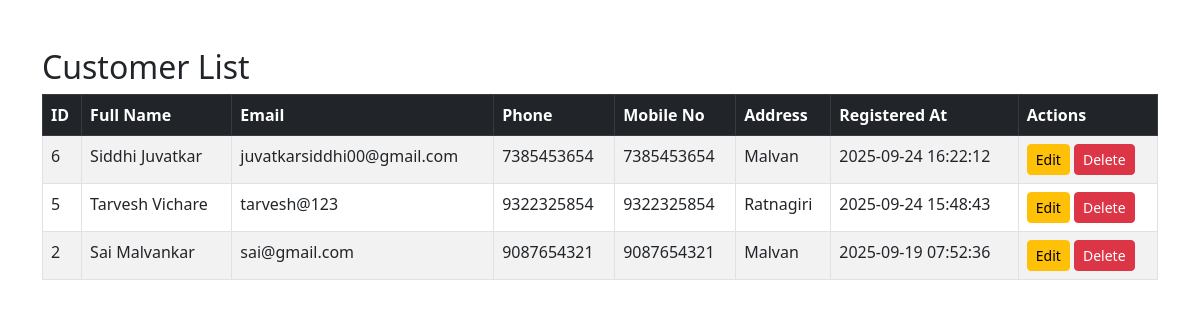
Screenshot of /view_customers.php (signed in) with the database file from the repository.
### tables this page shows
CREATE TABLE `customers` (
  `customer_id` int(11) NOT NULL,
  `first_name` varchar(100) NOT NULL,
  `last_name` varchar(100) NOT NULL,
  `email` varchar(150) NOT NULL,
  `password` varchar(255) NOT NULL,
  `phone` varchar(15) DEFAULT NULL,
  `mobile_no` varchar(15) NOT NULL,
  `address` text,
  `created_at` timestamp NOT NULL DEFAULT CURRENT_TIMESTAMP
);

### view_customers.php (the view, shortened to what this page needs)
<?php
include 'db.php';
$sql = "SELECT * FROM customers ORDER BY created_at DESC";
$result = $conn->query($sql);
?>
<!DOCTYPE html>
<html lang="en">
<head>
  <link href="https://cdn.jsdelivr.net/npm/bootstrap@5.3.0/dist/css/bootstrap.min.css" rel="stylesheet">
</head>
<body>
<div class="container mt-5">
  <h2>Customer List</h2>
  <table class="table table-bordered table-striped">
    <thead class="table-dark">
      <tr>
        <th>ID</th>
        <th>Full Name</th>
        <th>Email</th>
        <th>Phone</th>
        <th>Mobile No</th>
        <th>Address</th>
        <th>Registered At</th>
        <th>Actions</th>
      </tr>
    </thead>
    <tbody>
      <?php if ($result->num_rows > 0): ?>
        <?php while($row = $result->fetch_assoc()): ?>
          <tr>
            <td><?= $row['customer_id']; ?></td>
            <td><?= $row['first_name'] . " " . $row['last_name']; ?></td>
            <td><?= $row['email']; ?></td>
            <td><?= $row['phone']; ?></td>
            <td><?= $row['mobile_no']; ?></td>
            <td><?= $row['address']; ?></td>
            <td><?= $row['created_at']; ?></td>
            <td>
              <a href="edit_customer.php?id=<?= $row['customer_id']; ?>" class="btn btn-warning btn-sm">Edit</a>
              <a href="delete_customer.php?id=<?= $row['customer_id']; ?>"
                 class="btn btn-danger btn-sm"
                 onclick="return confirm('Delete this customer?');">Delete</a>
            </td>
          </tr>
        <?php endwhile; ?>
      <?php else: ?>
        <tr><td colspan="8" class="text-center text-muted">No customers found</td></tr>
      <?php endif; ?>
    </tbody>
  </table>
</div>
</body>
</html>

### rows the page displays
customers: customer_id "6", first_name "Siddhi", last_name "Juvatkar", email "juvatkarsiddhi00@gmail.com", phone "7385453654", mobile_no "7385453654", address "Malvan", created_at "2025-09-24 16:22:12"
customers: customer_id "5", first_name "Tarvesh", last_name "Vichare", email "tarvesh@123", phone "9322325854", mobile_no "9322325854", address "Ratnagiri", created_at "2025-09-24 15:48:43"
customers: customer_id "2", first_name "Sai", last_name "Malvankar", email "sai@gmail.com", phone "9087654321", mobile_no "9087654321", address "Malvan", created_at "2025-09-19 07:52:36"
